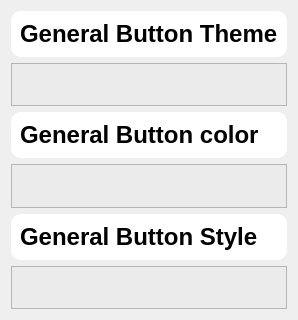
                <widget class="QWidget" name="scrollAreaWidgetContents_4">
                 <property name="geometry">
                  <rect>
                   <x>0</x>
                   <y>0</y>
                   <width>241</width>
                   <height>320</height>
                  </rect>
                 </property>
                 <layout class="QVBoxLayout" name="verticalLayout_17">
                  <item>
                   <widget class="QFrame" name="frame_25">
                    <property name="maximumSize">
                     <size>
                      <width>16777215</width>
                      <height>50</height>
                     </size>
                    </property>
                    <property name="styleSheet">
                     <string notr="true">background-color: rgb(255, 255, 255);
border-radius:10px;</string>
                    </property>
                    <property name="frameShape">
                     <enum>QFrame::StyledPanel</enum>
                    </property>
                    <property name="frameShadow">
                     <enum>QFrame::Raised</enum>
                    </property>
                    <layout class="QHBoxLayout" name="horizontalLayout_15">
                     <item alignment="Qt::AlignLeft">
                      <widget class="QLabel" name="label_10">
                       <property name="font">
                        <font>
                         <pointsize>18</pointsize>
                         <weight>75</weight>
                         <bold>true</bold>
                        </font>
                       </property>
                       <property name="text">
                        <string>General Button Theme</string>
                       </property>
                      </widget>
                     </item>
                    </layout>
                   </widget>
                  </item>
                  <item>
                   <widget class="QFrame" name="frame_23">
                    <property name="maximumSize">
                     <size>
                      <width>16777215</width>
                      <height>50</height>
                     </size>
                    </property>
                    <property name="styleSheet">
                     <string notr="true">background-color: rgb(235, 235, 235);
</string>
                    </property>
                    <property name="frameShape">
                     <enum>QFrame::StyledPanel</enum>
                    </property>
                    <property name="frameShadow">
                     <enum>QFrame::Raised</enum>
                    </property>
                    <layout class="QHBoxLayout" name="horizontalLayout_13"/>
                   </widget>
                  </item>
                  <item>
                   <widget class="QFrame" name="frame_26">
                    <property name="maximumSize">
                     <size>
                      <width>16777215</width>
                      <height>50</height>
                     </size>
                    </property>
                    <property name="styleSheet">
                     <string notr="true">background-color: rgb(255, 255, 255);
border-radius:10px;</string>
                    </property>
                    <property name="frameShape">
                     <enum>QFrame::StyledPanel</enum>
                    </property>
                    <property name="frameShadow">
                     <enum>QFrame::Raised</enum>
                    </property>
                    <layout class="QHBoxLayout" name="horizontalLayout_16">
                     <item alignment="Qt::AlignLeft">
                      <widget class="QLabel" name="label_12">
                       <property name="font">
                        <font>
                         <pointsize>18</pointsize>
                         <weight>75</weight>
                         <bold>true</bold>
                        </font>
                       </property>
                       <property name="text">
                        <string>General Button color</string>
                       </property>
                      </widget>
                     </item>
                    </layout>
                   </widget>
                  </item>
                  <item>
                   <widget class="QFrame" name="frame_27">
                    <property name="minimumSize">
                     <size>
                      <width>0</width>
                      <height>30</height>
                     </size>
                    </property>
                    <property name="maximumSize">
                     <size>
                      <width>16777215</width>
                      <height>50</height>
                     </size>
                    </property>
                    <property name="styleSheet">
                     <string notr="true">background-color: rgb(235, 235, 235);
</string>
                    </property>
                    <property name="frameShape">
                     <enum>QFrame::StyledPanel</enum>
                    </property>
                    <property name="frameShadow">
                     <enum>QFrame::Raised</enum>
                    </property>
                    <layout class="QHBoxLayout" name="horizontalLayout_17"/>
                   </widget>
                  </item>
                  <item>
                   <widget class="QFrame" name="frame_28">
                    <property name="maximumSize">
                     <size>
                      <width>16777215</width>
                      <height>50</height>
                     </size>
                    </property>
                    <property name="styleSheet">
                     <string notr="true">background-color: rgb(255, 255, 255);
border-radius:10px;</string>
                    </property>
                    <property name="frameShape">
                     <enum>QFrame::StyledPanel</enum>
                    </property>
                    <property name="frameShadow">
                     <enum>QFrame::Raised</enum>
                    </property>
                    <layout class="QHBoxLayout" name="horizontalLayout_18">
                     <item alignment="Qt::AlignLeft">
                      <widget class="QLabel" name="label_11">
                       <property name="font">
                        <font>
                         <pointsize>18</pointsize>
                         <weight>75</weight>
                         <bold>true</bold>
                        </font>
                       </property>
                       <property name="text">
                        <string>General Button Style</string>
                       </property>
                      </widget>
                     </item>
                    </layout>
                   </widget>
                  </item>
                  <item>
                   <widget class="QFrame" name="frame_29">
                    <property name="maximumSize">
                     <size>
                      <width>16777215</width>
                      <height>50</height>
                     </size>
                    </property>
                    <property name="styleSheet">
                     <string notr="true">background-color: rgb(235, 235, 235);
</string>
                    </property>
                    <property name="frameShape">
                     <enum>QFrame::StyledPanel</enum>
                    </property>
                    <property name="frameShadow">
                     <enum>QFrame::Raised</enum>
                    </property>
                    <layout class="QHBoxLayout" name="horizontalLayout_19"/>
                   </widget>
                  </item>
                 </layout>
                </widget>
